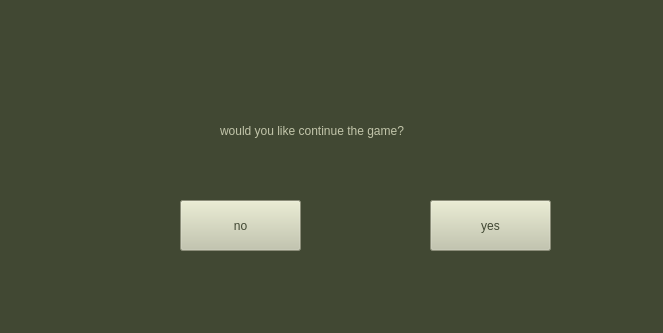
<?xml version="1.0" encoding="UTF-8"?>
<ui version="4.0">
 <class>MainWindow</class>
 <widget class="QMainWindow" name="MainWindow">
  <property name="geometry">
   <rect>
    <x>0</x>
    <y>0</y>
    <width>663</width>
    <height>333</height>
   </rect>
  </property>
  <property name="windowTitle">
   <string>MainWindow</string>
  </property>
  <property name="styleSheet">
   <string notr="true">background-color: rgb(65, 72, 51);</string>
  </property>
  <widget class="QWidget" name="centralwidget">
   <widget class="QLabel" name="would_label">
    <property name="geometry">
     <rect>
      <x>220</x>
      <y>90</y>
      <width>301</width>
      <height>81</height>
     </rect>
    </property>
    <property name="styleSheet">
     <string notr="true">font: 75 14pt &quot;Palatino Linotype&quot;;
color: rgb(194, 197, 170)</string>
    </property>
    <property name="text">
     <string>would you like continue the game?</string>
    </property>
   </widget>
   <widget class="QPushButton" name="yes_Button">
    <property name="geometry">
     <rect>
      <x>430</x>
      <y>200</y>
      <width>121</width>
      <height>51</height>
     </rect>
    </property>
    <property name="styleSheet">
     <string notr="true">font: 75 14pt &quot;Palatino Linotype&quot;;
background-color: rgb(194, 197, 170);
color: rgb(65, 72, 51)</string>
    </property>
    <property name="text">
     <string>yes</string>
    </property>
   </widget>
   <widget class="QPushButton" name="no_Button">
    <property name="geometry">
     <rect>
      <x>180</x>
      <y>200</y>
      <width>121</width>
      <height>51</height>
     </rect>
    </property>
    <property name="styleSheet">
     <string notr="true">font: 75 14pt &quot;Palatino Linotype&quot;;
background-color: rgb(194, 197, 170);
color: rgb(65, 72, 51)</string>
    </property>
    <property name="text">
     <string>no</string>
    </property>
   </widget>
  </widget>
  <widget class="QMenuBar" name="menubar">
   <property name="geometry">
    <rect>
     <x>0</x>
     <y>0</y>
     <width>663</width>
     <height>21</height>
    </rect>
   </property>
  </widget>
  <widget class="QStatusBar" name="statusbar"/>
 </widget>
 <resources/>
 <connections/>
</ui>
